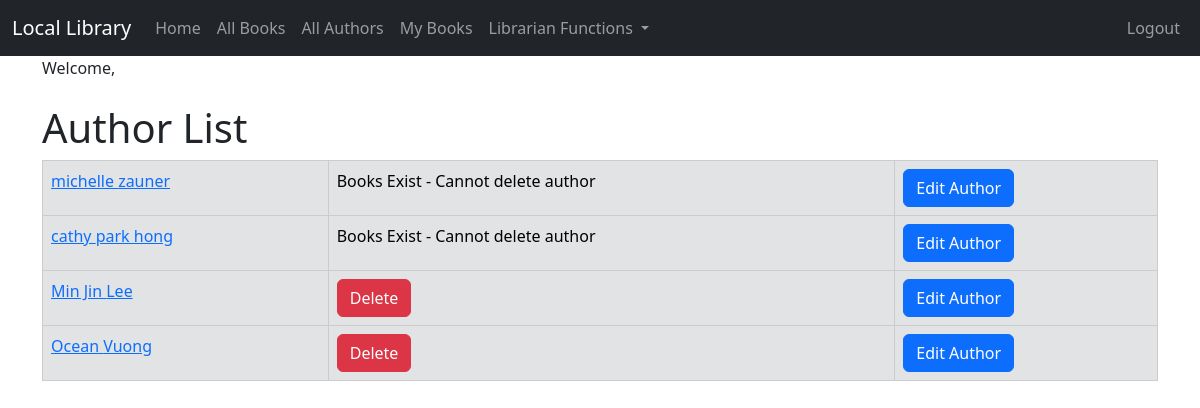
/authors/ (signed in), run on the app's committed database.
### catalog/models.py (models this page shows, shortened)
class Author(models.Model):
    first_name = models.CharField(max_length=100)
    last_name = models.CharField(max_length=100)
    date_of_birth = models.DateField(null=True, blank=True)
    date_of_death = models.DateField('Died', null=True, blank=True)
    author_image = models.ImageField(upload_to='authors/images/', null=True, blank=True)  # Assuming you want an image field here
    def get_absolute_url(self):
        return reverse('author_detail', args=[str(self.id)])

### catalog/views.py (the view)
# urls.py: path('authors/', views.author_list, name='author_list'),
@login_required
def author_list(request):
    authors = Author.objects.all()
    return render(request, 'catalog/author_list.html', {'author_list': authors})

### catalog/templates/catalog/author_list.html (shortened to what this page needs)
{% extends "catalog/base.html" %}
{% block content %}
    <h1>Author List</h1>
    {% if author_list %}
        <table class="table table-bordered">
            {% for author in author_list %}
                <tr class="table-secondary">
                    <td><a href="{{ author.get_absolute_url }}">{{ author.first_name }} {{ author.last_name }}</a></td>
                    {% if user.is_superuser %}
                        {% if author.book_set.all %}
                            <td>Books Exist - Cannot delete author</td>
                        {% else %}
                            <td><a href="{% url 'author_delete' pk=author.pk %}"
                                   onclick="return confirm('Are you sure you want to delete?')"
                                   class="btn btn-danger">Delete</a>
                            </td>
                        {% endif %}
                        <td><a href="{% url 'author_update' pk=author.pk %}" class="btn btn-primary">Edit Author</a></td>
                    {% endif %}
                </tr>
            {% endfor %}
        </table>
    {% else %}
        <p>There are no authors in the library.</p>
    {% endif %}
{% endblock %}

### catalog/templates/catalog/base.html (shortened to what this page needs)
{% load static %}
<!doctype html>
<html lang="en">
<head>
    <link href="https://cdn.jsdelivr.net/npm/bootstrap@5.3.0-alpha1/dist/css/bootstrap.min.css" rel="stylesheet"
>
</head>
<body>
<nav class="navbar navbar-expand-lg navbar-dark bg-dark">
    <div class="container-fluid">
        <a class="navbar-brand" href="{% url 'index' %}">Local Library</a>
        <div class="collapse navbar-collapse" id="navbarSupportedContent">
            <ul class="navbar-nav me-auto mb-2 mb-lg-0">
                <li class="nav-item">
                    <a class="nav-link" href="{% url 'index' %}">Home</a>
                </li>
                <li class="nav-item">
		            <a class="nav-link" href="{% url 'book_list' %}">All Books</a>
                </li>
                <li class="nav-item">
                    <a class="nav-link" href="{% url 'author_list' %}">All Authors</a>
                </li>
                {% if user.is_authenticated %}
                    <li><a class="nav-link" href="{% url 'my_books' %}">My Books</a></li>
                    {% if user.is_superuser %}
                        <li class="nav-item dropdown">
                            <a class="nav-link dropdown-toggle" href="#" role="button" data-bs-toggle="dropdown"
                               aria-expanded="false">
                                Librarian Functions
                            </a>
                        </li>
                    {% endif %}
                {% endif %}
            </ul>
        </div>
    <ul class="nav navbar-nav ml-auto">
        {% if user.is_authenticated %}
            <li><a class="nav-link" href="{% url 'logout' %}">Logout</a>
            </li>
        {% else %}
            <li><a class="nav-link" href="{% url 'login' %}"><span class="glyphicon glyphicon-log-in"></span>Login</a>
            </li>
            <li><a class="nav-link" href="{% url 'register' %}"><span class="glyphicon glyphicon-log-in"></span>Sign Up</a>
            </li>
        {% endif %}
    </ul>
    </div>
</nav>
<div class="container">
    {% if user.is_authenticated %}
        Welcome, {{ user.first_name }} {{ user.last_name }}
    {% endif %}
</div>
<div class="container">
    <br/>
    {% block content %}
    {% endblock %}
</div>
</body>
</html>

### data on the page
Author: first_name "michelle", last_name "zauner", shows "Books Exist - Cannot delete author"
Author: first_name "cathy", last_name "park hong", shows "Books Exist - Cannot delete author"
Author: first_name "Min Jin", last_name "Lee", shows "Delete"
Author: first_name "Ocean", last_name "Vuong", shows "Delete"
